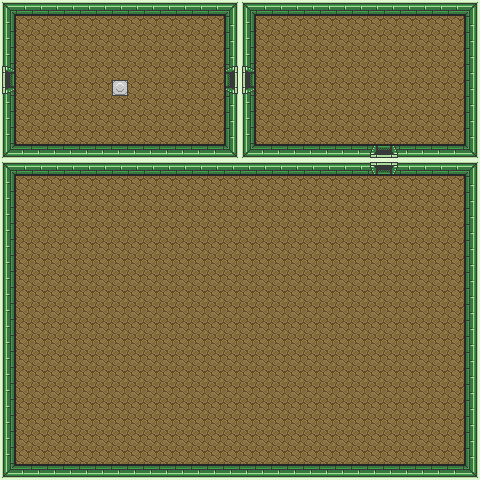

A 2D game scene composited from a Tiled map and its tileset images. What follows is a short description and the map's XML, with each tile layer's data collapsed to a summary:
An orthogonal 30x30 tile map with 16x16 px tiles, 1 tile layer (Tile Layer) and 14 objects (5x door, 3x section, 2x button, npc, soldier, ...).

<map version="1.0" orientation="orthogonal" renderorder="right-down" width="30" height="30" tilewidth="16" tileheight="16" nextobjectid="39">
 <properties>
  <property name="music" value="overworld" />
 </properties>
 <tileset firstgid="1" name="Green Dungeon" tilewidth="16" tileheight="16" tilecount="144" columns="12">
  <image source="../images/greendungeon.png" width="192" height="192" />
  <tile id="17">
   <properties>
    <property name="covered" type="bool" value="true" />
   </properties>
  </tile>
  <tile id="29">
   <properties>
    <property name="blocked" type="bool" value="true" />
   </properties>
  </tile>
  <tile id="30">
   <properties>
    <property name="blocked" type="bool" value="true" />
   </properties>
  </tile>
  <tile id="31">
   <properties>
    <property name="blocked" type="bool" value="true" />
   </properties>
  </tile>
  <tile id="41">
   <properties>
    <property name="blocked" type="bool" value="true" />
   </properties>
  </tile>
  <tile id="42">
   <properties>
    <property name="blocked" type="bool" value="true" />
   </properties>
  </tile>
  <tile id="43">
   <properties>
    <property name="blocked" type="bool" value="true" />
   </properties>
  </tile>
  <tile id="44">
   <properties>
    <property name="blocked" type="bool" value="true" />
   </properties>
  </tile>
  <tile id="45">
   <properties>
    <property name="blocked" type="bool" value="true" />
   </properties>
  </tile>
  <tile id="53">
   <properties>
    <property name="blocked" type="bool" value="true" />
   </properties>
  </tile>
  <tile id="54">
   <properties>
    <property name="blocked" type="bool" value="true" />
   </properties>
  </tile>
  <tile id="55">
   <properties>
    <property name="blocked" type="bool" value="true" />
   </properties>
  </tile>
  <tile id="56">
   <properties>
    <property name="blocked" type="bool" value="true" />
   </properties>
  </tile>
  <tile id="57">
   <properties>
    <property name="blocked" type="bool" value="true" />
   </properties>
  </tile>
 </tileset>
 <layer name="Tile Layer" width="30" height="30">
  <data>[900 cells, 900 non-empty, 18 distinct tile ids]</data>
 </layer>
 <objectgroup name="Objects" width="1" height="1">
  <object id="7" name="Test Button" type="button" gid="18" x="80" y="64" width="16" height="16">
   <properties>
    <property name="onclick" value="nothing" />
   </properties>
  </object>
  <object id="10" name="Test Button 2" type="button" gid="18" x="96" y="64" width="16" height="16" />
  <object id="26" name="Test NPC" type="npc" x="176" y="48" width="16" height="16">
   <properties>
    <property name="dialog" value="test" />
    <property name="spritesheet" value="zelda" />
   </properties>
  </object>
 </objectgroup>
 <objectgroup name="Doors" width="1" height="1">
  <object id="17" name="Door 1" type="door" x="224" y="64" width="16" height="32">
   <properties>
    <property name="direction" type="int" value="2" />
    <property name="isLocked" type="bool" value="false" />
    <property name="pathId" type="int" value="0" />
   </properties>
  </object>
  <object id="18" name="Door 2" type="door" x="240" y="64" width="16" height="32">
   <properties>
    <property name="direction" type="int" value="3" />
    <property name="isLocked" type="bool" value="false" />
    <property name="pathId" type="int" value="0" />
    <property name="toNewMap" type="bool" value="false" />
   </properties>
  </object>
  <object id="23" name="Door 3" type="door" x="368" y="144" width="32" height="16">
   <properties>
    <property name="direction" type="int" value="0" />
    <property name="isLocked" type="bool" value="false" />
    <property name="pathId" type="int" value="1" />
   </properties>
  </object>
  <object id="24" name="Door 4" type="door" x="368" y="160" width="32" height="16">
   <properties>
    <property name="direction" type="int" value="1" />
    <property name="isLocked" type="bool" value="false" />
    <property name="pathId" type="int" value="1" />
   </properties>
  </object>
  <object id="36" name="Test New Map Door" type="door" x="0" y="64" width="16" height="32">
   <properties>
    <property name="direction" type="int" value="3" />
    <property name="newMap" value="test2.tmx" />
    <property name="pathId" type="int" value="3" />
    <property name="toNewMap" type="bool" value="true" />
   </properties>
  </object>
 </objectgroup>
 <objectgroup name="Sections" visible="0" width="1" height="1">
  <object id="20" name="Section 1" type="section" x="0" y="0" width="240" height="160" />
  <object id="21" name="Section 2" type="section" x="240" y="0" width="240" height="160" />
  <object id="22" name="Section 3" type="section" x="0" y="160" width="480" height="320" />
 </objectgroup>
 <objectgroup name="Entities" width="1" height="1">
  <object id="30" name="Test Enemy" type="soldier" x="288" y="48" width="16" height="16">
   <properties>
    <property name="patrolx" type="int" value="3" />
    <property name="patroly" type="int" value="3" />
    <property name="type" value="soldier" />
   </properties>
  </object>
  <object id="33" name="Test Player" type="player" x="48" y="80" width="16" height="16" />
  <object id="34" name="Test Mace Soldier" type="macesoldier" x="160" y="80" width="16" height="16" />
 </objectgroup>
</map>
